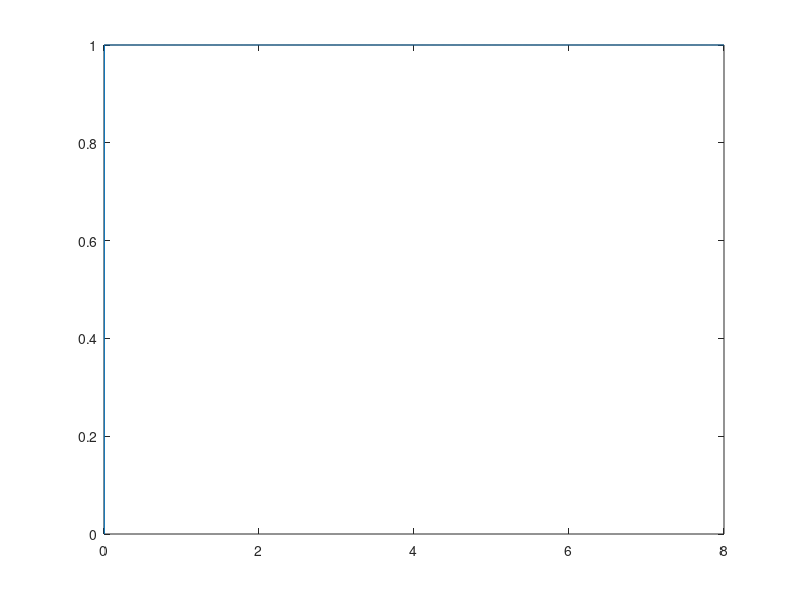
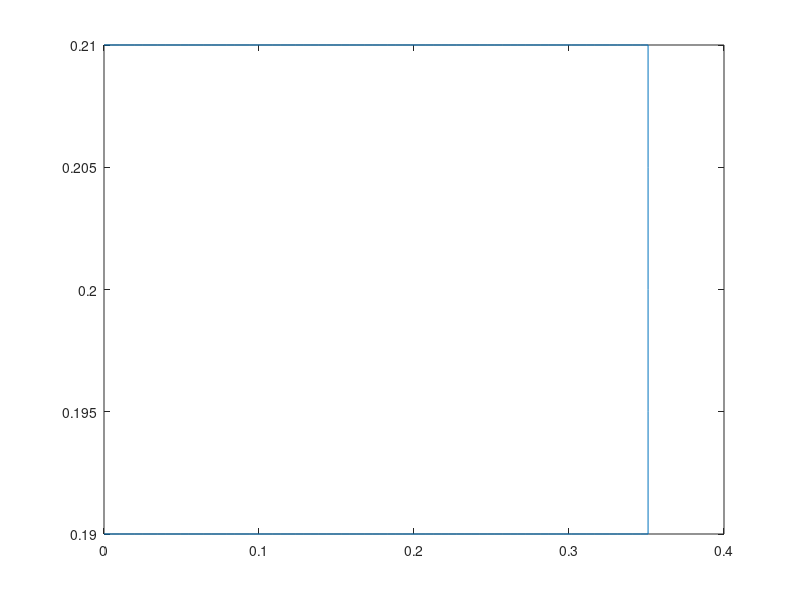

Write MATLAB code to recreate these figures, in order.
clear all
close all
clc

load('nodal_disp.mat')
load('disp_coordinates.mat')

% interfaceStructureDispCoords

% nodal_disp
% 294 values

artifical_disp = zeros(294,1); 

% try just looking at x coordinate. 

y_vec = interfaceStructureDispCoords(:,2); 

x_vec = interfaceStructureDispCoords(:,1); 
x_vec = x_vec-min(x_vec); 

% parabola to describe curve of structure
height = 0.001; 
disp_parabola = height/0.35^2*x_vec.^2; 

% 0.35 is max length. 0.75 yields max of 0.091875


% sin curve fot time so that deflection oscillates. 

t = 0:0.001:8;
% artifical_disp = zeros(294,length(t)); 

% Sin curve in time
T = 32; 
disp_t = sin((2*pi)/(T)*t); 


% Sin^2 curve in time
T = 32; 
disp_t = sin((2*pi)/(T)*t).^2; 

% Step function. have displacement parabola apply at t = 5. 
T_step = 5; % time at which to apply step
disp_t = ones(1,length(t)); 
disp_t(1:5) = 0; 


figure
% plot(x_vec, disp_parabola)
plot(t, disp_t)
% xlim([0,2])

% Only adjust y coordiante, not x
disp_parabola(1:2:end) = 0; 

artifical_disp = disp_parabola*disp_t; 

% I think area is conserved
% need to save artificial_disp for use in python. 

% save('./artifical_disp.mat', 'artifical_disp');
save('./artifical_disp_step_000001', 'artifical_disp','-ascii');

figure
plot(x_vec, y_vec)

% figure
% ylim([-0.1 0.1])
% for i = 1:5:length(t)
%     ylim([-0.01 0.01])
%     plot(x_vec(2:2:end), artifical_disp(2:2:end,i))
%     ylim([-0.01 0.01])
%     pause
%     hold off
% end
